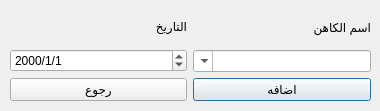
<?xml version="1.0" encoding="UTF-8"?>
<ui version="4.0">
 <class>AddVisit</class>
 <widget class="QDialog" name="AddVisit">
  <property name="geometry">
   <rect>
    <x>0</x>
    <y>0</y>
    <width>380</width>
    <height>111</height>
   </rect>
  </property>
  <property name="sizePolicy">
   <sizepolicy hsizetype="Fixed" vsizetype="Fixed">
    <horstretch>0</horstretch>
    <verstretch>0</verstretch>
   </sizepolicy>
  </property>
  <property name="minimumSize">
   <size>
    <width>380</width>
    <height>111</height>
   </size>
  </property>
  <property name="maximumSize">
   <size>
    <width>380</width>
    <height>111</height>
   </size>
  </property>
  <property name="windowTitle">
   <string>اضافه افتقاد</string>
  </property>
  <property name="layoutDirection">
   <enum>Qt::RightToLeft</enum>
  </property>
  <widget class="QWidget" name="layoutWidget">
   <property name="geometry">
    <rect>
     <x>10</x>
     <y>10</y>
     <width>361</width>
     <height>91</height>
    </rect>
   </property>
   <layout class="QVBoxLayout" name="verticalLayout_3">
    <item>
     <layout class="QHBoxLayout" name="horizontalLayout">
      <item>
       <layout class="QVBoxLayout" name="verticalLayout">
        <item>
         <widget class="QLabel" name="label">
          <property name="text">
           <string>اسم الكاهن</string>
          </property>
         </widget>
        </item>
        <item>
         <widget class="QComboBox" name="comboBox_priest">
          <property name="locale">
           <locale language="Arabic" country="Egypt"/>
          </property>
          <property name="editable">
           <bool>true</bool>
          </property>
         </widget>
        </item>
       </layout>
      </item>
      <item>
       <layout class="QVBoxLayout" name="verticalLayout_2">
        <item>
         <widget class="QLabel" name="label_2">
          <property name="text">
           <string>التاريخ</string>
          </property>
         </widget>
        </item>
        <item>
         <widget class="QDateEdit" name="dateEdit_2">
          <property name="layoutDirection">
           <enum>Qt::LeftToRight</enum>
          </property>
          <property name="locale">
           <locale language="English" country="UnitedStates"/>
          </property>
          <property name="wrapping">
           <bool>true</bool>
          </property>
          <property name="displayFormat">
           <string>yyyy/M/d</string>
          </property>
          <property name="calendarPopup">
           <bool>false</bool>
          </property>
         </widget>
        </item>
       </layout>
      </item>
     </layout>
    </item>
    <item>
     <layout class="QHBoxLayout" name="horizontalLayout_4">
      <item>
       <widget class="QPushButton" name="pushButton_addVisit_2">
        <property name="text">
         <string>اضافه</string>
        </property>
       </widget>
      </item>
      <item>
       <widget class="QPushButton" name="pushButton_mainWinReturn_2">
        <property name="locale">
         <locale language="Arabic" country="Egypt"/>
        </property>
        <property name="text">
         <string>رجوع</string>
        </property>
       </widget>
      </item>
     </layout>
    </item>
   </layout>
  </widget>
 </widget>
 <resources/>
 <connections/>
</ui>
